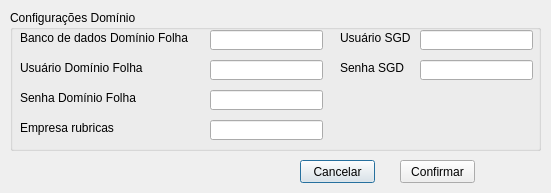
<?xml version="1.0" encoding="UTF-8"?>
<ui version="4.0">
 <class>dialog_configuracioes</class>
 <widget class="QDialog" name="dialog_configuracioes">
  <property name="geometry">
   <rect>
    <x>0</x>
    <y>0</y>
    <width>551</width>
    <height>193</height>
   </rect>
  </property>
  <property name="windowTitle">
   <string>Configurações</string>
  </property>
  <widget class="QGroupBox" name="groupBox_2">
   <property name="geometry">
    <rect>
     <x>10</x>
     <y>10</y>
     <width>531</width>
     <height>141</height>
    </rect>
   </property>
   <property name="title">
    <string>Configurações Domínio</string>
   </property>
   <widget class="QLineEdit" name="edit_usuario_dominio">
    <property name="geometry">
     <rect>
      <x>200</x>
      <y>50</y>
      <width>113</width>
      <height>20</height>
     </rect>
    </property>
   </widget>
   <widget class="QLineEdit" name="edit_banco_dominio">
    <property name="geometry">
     <rect>
      <x>200</x>
      <y>20</y>
      <width>113</width>
      <height>20</height>
     </rect>
    </property>
   </widget>
   <widget class="QLineEdit" name="edit_senha_dominio">
    <property name="geometry">
     <rect>
      <x>200</x>
      <y>80</y>
      <width>113</width>
      <height>20</height>
     </rect>
    </property>
    <property name="echoMode">
     <enum>QLineEdit::PasswordEchoOnEdit</enum>
    </property>
   </widget>
   <widget class="QLabel" name="label_5">
    <property name="geometry">
     <rect>
      <x>10</x>
      <y>50</y>
      <width>181</width>
      <height>16</height>
     </rect>
    </property>
    <property name="text">
     <string>Usuário Domínio Folha</string>
    </property>
   </widget>
   <widget class="QLabel" name="label_6">
    <property name="geometry">
     <rect>
      <x>10</x>
      <y>80</y>
      <width>181</width>
      <height>16</height>
     </rect>
    </property>
    <property name="text">
     <string>Senha Domínio Folha</string>
    </property>
   </widget>
   <widget class="QLabel" name="label_7">
    <property name="geometry">
     <rect>
      <x>10</x>
      <y>20</y>
      <width>181</width>
      <height>16</height>
     </rect>
    </property>
    <property name="text">
     <string>Banco de dados Domínio Folha</string>
    </property>
   </widget>
   <widget class="QLineEdit" name="edit_usuario_sgd">
    <property name="geometry">
     <rect>
      <x>410</x>
      <y>20</y>
      <width>113</width>
      <height>20</height>
     </rect>
    </property>
   </widget>
   <widget class="QLabel" name="label_8">
    <property name="geometry">
     <rect>
      <x>330</x>
      <y>50</y>
      <width>81</width>
      <height>16</height>
     </rect>
    </property>
    <property name="text">
     <string>Senha SGD</string>
    </property>
   </widget>
   <widget class="QLabel" name="label_9">
    <property name="geometry">
     <rect>
      <x>330</x>
      <y>20</y>
      <width>81</width>
      <height>16</height>
     </rect>
    </property>
    <property name="text">
     <string>Usuário SGD</string>
    </property>
   </widget>
   <widget class="QLineEdit" name="edit_senha_sgd">
    <property name="geometry">
     <rect>
      <x>410</x>
      <y>50</y>
      <width>113</width>
      <height>20</height>
     </rect>
    </property>
    <property name="echoMode">
     <enum>QLineEdit::PasswordEchoOnEdit</enum>
    </property>
   </widget>
   <widget class="QLabel" name="label_10">
    <property name="geometry">
     <rect>
      <x>10</x>
      <y>110</y>
      <width>181</width>
      <height>16</height>
     </rect>
    </property>
    <property name="text">
     <string>Empresa rubricas</string>
    </property>
   </widget>
   <widget class="QLineEdit" name="edit_empresa_rubricas_dominio">
    <property name="geometry">
     <rect>
      <x>200</x>
      <y>110</y>
      <width>113</width>
      <height>20</height>
     </rect>
    </property>
    <property name="echoMode">
     <enum>QLineEdit::Normal</enum>
    </property>
   </widget>
  </widget>
  <widget class="QPushButton" name="btn_concertar_configuracoes">
   <property name="geometry">
    <rect>
     <x>300</x>
     <y>160</y>
     <width>75</width>
     <height>23</height>
    </rect>
   </property>
   <property name="text">
    <string>Cancelar</string>
   </property>
  </widget>
  <widget class="QPushButton" name="btn_confirmar_configuracoes">
   <property name="geometry">
    <rect>
     <x>400</x>
     <y>160</y>
     <width>75</width>
     <height>23</height>
    </rect>
   </property>
   <property name="text">
    <string>Confirmar</string>
   </property>
  </widget>
 </widget>
 <resources/>
 <connections/>
</ui>
